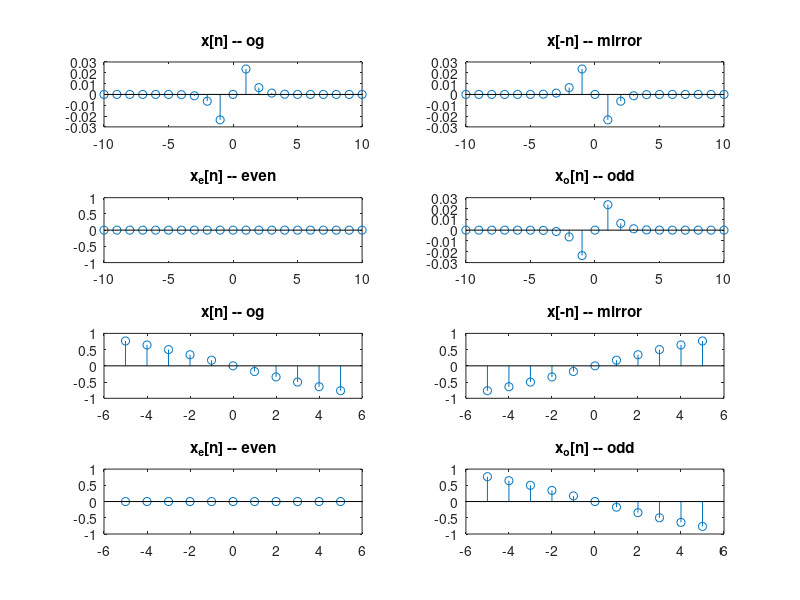

Here is the MATLAB script that generated this plot:
% Dean 

clc;
clear;

rows = 4;
col = 2;
disp('Starting part 1 question 3')

% PART A)
n = [-10:10];
x = exp(-2.*abs(n)) .* sin ((2*pi /36).*n);

% OG Signal
subplot(rows, col, 1)
stem (n, x)
title('x[n] -- og')

% Mirrored Signal
n_inv = -1.* n;
subplot(rows, col, 2)
stem (n_inv, x)
title('x[-n] -- mirror')


% Even Component
x2 = exp(-2.*abs(n_inv)) .* sin ((2*pi /36).*n_inv);
even = (1/2) * (x + x2);

subplot(rows, col, 3)
stem (n, even)
title('x_e[n] -- even')

% Odd Component
odd = (1/2) * (x - x2);
subplot(rows, col, 4)
stem (n, odd)
title('x_o[n] -- odd')

% % % % % % % % % % % % % % % % % % % % % % % % % % % 
% % % % % % % % % % % % % % % % % % % % % % % % % % % 

% PART B)
n = [-5:5];
x = (-1.^(n - 1)).* sin ((2*pi /36).*n);

% OG Signal
subplot(rows, col, 5)
stem (n, x)
title('x[n] -- og')

% Mirrored Signal
n_inv = -1.* n;
subplot(rows, col, 6)
stem (n_inv, x)
title('x[-n] -- mirror')


% Even Component
x2 = (-1.^(n_inv - 1)).* sin ((2*pi /36).*n_inv);
even = (1/2) * (x + x2);

subplot(rows, col, 7)
stem (n, even)
title('x_e[n] -- even')

% Odd Component
odd = (1/2) * (x - x2);
subplot(rows, col, 8)
stem (n, odd)
title('x_o[n] -- odd')

